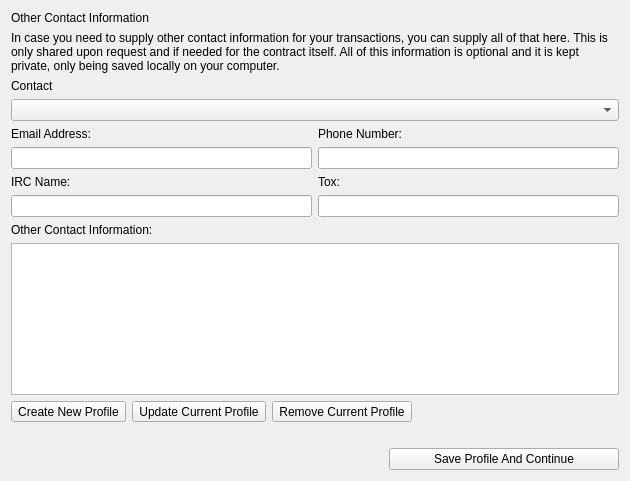
<?xml version="1.0" encoding="UTF-8"?>
<ui version="4.0">
 <class>Form</class>
 <widget class="QWidget" name="Form">
  <property name="geometry">
   <rect>
    <x>0</x>
    <y>0</y>
    <width>630</width>
    <height>481</height>
   </rect>
  </property>
  <property name="windowTitle">
   <string>Form</string>
  </property>
  <layout class="QGridLayout" name="gridLayout">
   <item row="4" column="1">
    <widget class="QLabel" name="PhoneContactText">
     <property name="text">
      <string>Phone Number:</string>
     </property>
    </widget>
   </item>
   <item row="1" column="0" colspan="2">
    <widget class="QLabel" name="ContactBrowser">
     <property name="text">
      <string>In case you need to supply other contact information for your transactions, you can supply all of that here. This is only shared upon request and if needed for the contract itself. All of this information is optional and it is kept private, only being saved locally on your computer.</string>
     </property>
     <property name="wordWrap">
      <bool>true</bool>
     </property>
    </widget>
   </item>
   <item row="9" column="0" colspan="2">
    <widget class="QTextEdit" name="OtherContactBox">
     <property name="sizePolicy">
      <sizepolicy hsizetype="Expanding" vsizetype="Expanding">
       <horstretch>1</horstretch>
       <verstretch>1</verstretch>
      </sizepolicy>
     </property>
    </widget>
   </item>
   <item row="10" column="0" colspan="2">
    <layout class="QHBoxLayout" name="horizontalLayout">
     <item>
      <widget class="QToolButton" name="Create8">
       <property name="text">
        <string>Create New Profile</string>
       </property>
      </widget>
     </item>
     <item>
      <widget class="QToolButton" name="Update8">
       <property name="text">
        <string>Update Current Profile</string>
       </property>
      </widget>
     </item>
     <item>
      <widget class="QToolButton" name="Remove8">
       <property name="text">
        <string>Remove Current Profile</string>
       </property>
      </widget>
     </item>
     <item>
      <spacer name="horizontalSpacer">
       <property name="orientation">
        <enum>Qt::Horizontal</enum>
       </property>
       <property name="sizeHint" stdset="0">
        <size>
         <width>40</width>
         <height>20</height>
        </size>
       </property>
      </spacer>
     </item>
    </layout>
   </item>
   <item row="8" column="0">
    <widget class="QLabel" name="OtherContactText">
     <property name="text">
      <string>Other Contact Information:</string>
     </property>
    </widget>
   </item>
   <item row="4" column="0">
    <widget class="QLabel" name="EmailContactText">
     <property name="text">
      <string>Email Address:</string>
     </property>
    </widget>
   </item>
   <item row="7" column="0">
    <widget class="QLineEdit" name="IRCContactBox">
     <property name="text">
      <string/>
     </property>
    </widget>
   </item>
   <item row="12" column="0" colspan="2">
    <layout class="QHBoxLayout" name="horizontalLayout_2">
     <item>
      <spacer name="horizontalSpacer_2">
       <property name="orientation">
        <enum>Qt::Horizontal</enum>
       </property>
       <property name="sizeHint" stdset="0">
        <size>
         <width>40</width>
         <height>20</height>
        </size>
       </property>
      </spacer>
     </item>
     <item>
      <widget class="QPushButton" name="Save8">
       <property name="minimumSize">
        <size>
         <width>230</width>
         <height>0</height>
        </size>
       </property>
       <property name="text">
        <string>Save Profile And Continue</string>
       </property>
      </widget>
     </item>
    </layout>
   </item>
   <item row="3" column="0" colspan="2">
    <widget class="QComboBox" name="ContactSelect">
     <property name="cursor">
      <cursorShape>PointingHandCursor</cursorShape>
     </property>
    </widget>
   </item>
   <item row="5" column="0">
    <widget class="QLineEdit" name="EmailContactBox">
     <property name="text">
      <string/>
     </property>
    </widget>
   </item>
   <item row="5" column="1">
    <widget class="QLineEdit" name="PhoneContactBox">
     <property name="text">
      <string/>
     </property>
    </widget>
   </item>
   <item row="6" column="0">
    <widget class="QLabel" name="IRCContactText">
     <property name="text">
      <string>IRC Name:</string>
     </property>
    </widget>
   </item>
   <item row="7" column="1">
    <widget class="QLineEdit" name="ToxContactBox">
     <property name="text">
      <string/>
     </property>
    </widget>
   </item>
   <item row="6" column="1">
    <widget class="QLabel" name="ToxContactText">
     <property name="text">
      <string>Tox:</string>
     </property>
    </widget>
   </item>
   <item row="2" column="0" colspan="2">
    <widget class="QLabel" name="label">
     <property name="text">
      <string>Contact</string>
     </property>
    </widget>
   </item>
   <item row="11" column="0" colspan="2">
    <spacer name="verticalSpacer">
     <property name="orientation">
      <enum>Qt::Vertical</enum>
     </property>
     <property name="sizeType">
      <enum>QSizePolicy::Fixed</enum>
     </property>
     <property name="sizeHint" stdset="0">
      <size>
       <width>20</width>
       <height>20</height>
      </size>
     </property>
    </spacer>
   </item>
   <item row="0" column="0" colspan="2">
    <widget class="QLabel" name="ContactText">
     <property name="maximumSize">
      <size>
       <width>16777215</width>
       <height>75</height>
      </size>
     </property>
     <property name="text">
      <string>Other Contact Information</string>
     </property>
    </widget>
   </item>
  </layout>
 </widget>
 <resources>
  <include location="../../../NEW UI/Halo.qrc"/>
 </resources>
 <connections/>
</ui>
